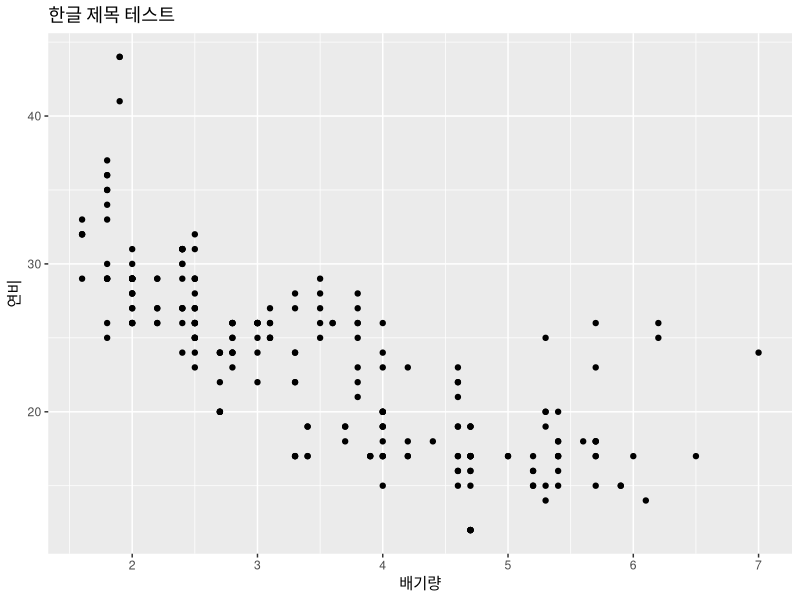

Reproduce this figure in R.
## ---- chunk 1
library(ggplot2)
ggplot(mpg, aes(displ, hwy)) +
  geom_point() +
  labs(title = "한글 제목 테스트", x = "배기량", y = "연비")
